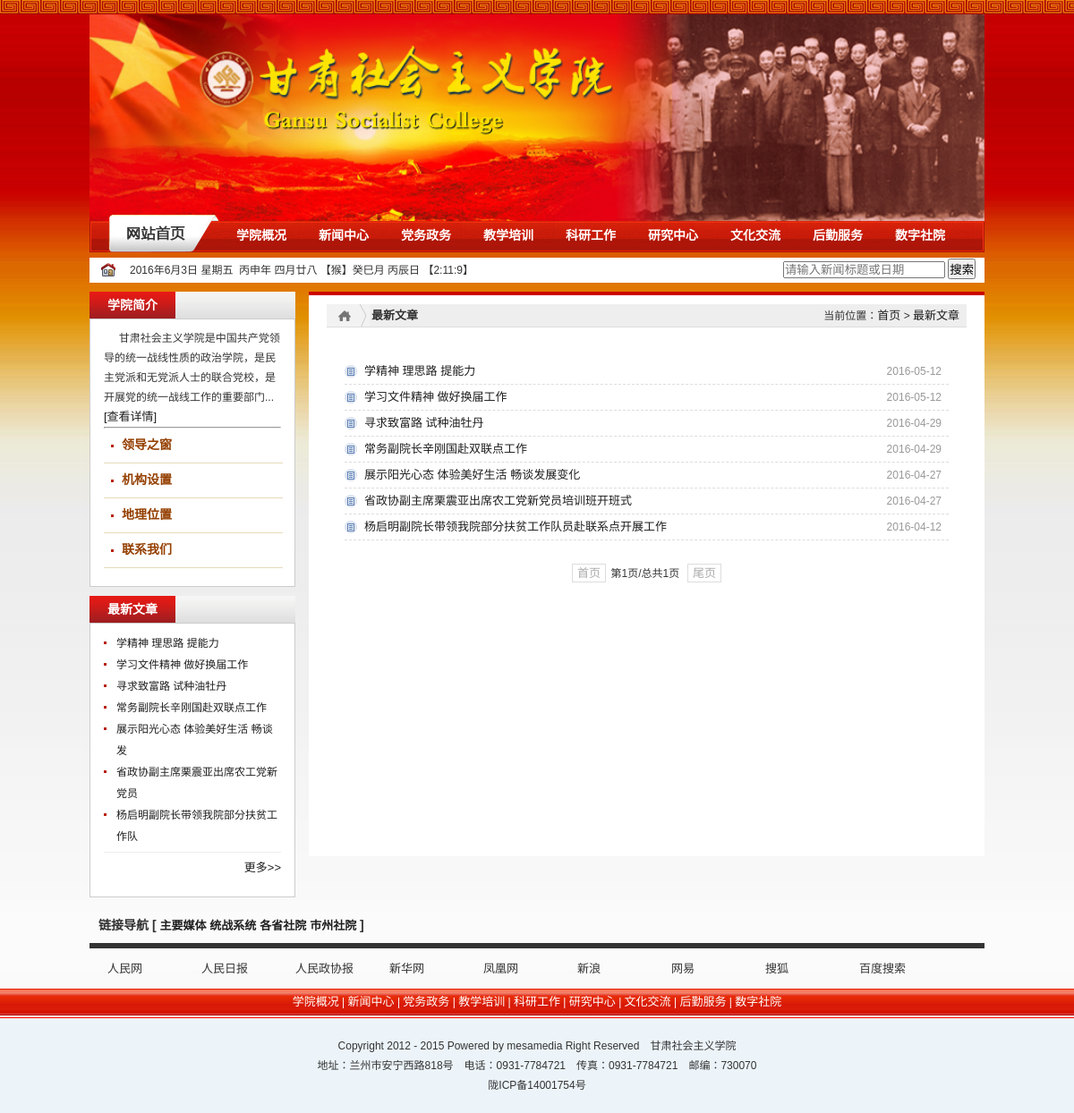
/more/, run on the app's committed database.
### gsshy/models.py (models this page shows, shortened)
class TopHandoverPicture(models.Model):
    title = models.CharField(u'图片名称', max_length=30)
    description = models.CharField(u'图片描述', max_length=50)
    image = models.ImageField(u'图片', upload_to='top_handover_picture/%Y/%m', blank=True, null=True)
    date_joined = models.DateTimeField(u'添加时间', auto_now_add=True)
    index = models.IntegerField(u'排列顺序', default=999)
    class Meta:
        verbose_name = u'置顶切换图片'
        verbose_name_plural = verbose_name
        ordering = ['id',]

class NavigationCategory(models.Model):
    name = models.CharField(u'导航名称', max_length=30, unique=True)
    index = models.IntegerField(u'排列顺序', default=999)
    class Meta:
        verbose_name = u'导航分类'
        verbose_name_plural = verbose_name
        ordering = ['id',]

class Category(models.Model):
    name = models.CharField(u'分类名称', max_length=30, unique=True)
    navigation_category = models.ForeignKey(NavigationCategory, verbose_name=u'所属导航分类')
    index = models.IntegerField(u'排列顺序', default=999)
    class Meta:
        verbose_name = u'分类'
        verbose_name_plural = verbose_name
        ordering = ['id',]

class Article(models.Model):
    STATUS_CHOICES = (
        ('no', u'草案'),
        ('yes', u'已发布'),
    )
    title = models.CharField(u'新闻标题', max_length=50)
    subtitle = models.CharField(u'副标题', max_length=30, blank=True, help_text=u'此新闻若要设置副标题，请添加新闻副标题')
    image_url = models.ImageField(u'新闻标题图片', upload_to='article/%Y/%m', blank=True, null=True, help_text=u'此新闻若要在首页轮播展示，请添加标题展示图片')
    content = models.TextField(u'新闻内容', blank=True, null=True)
    download_file1 = models.FileField(u'附件1', upload_to='file/%Y/%m', blank=True, null=True, help_text=u'此新闻若有下载附件，请添加相关附件')
    download_name1 = models.CharField(u'附件名称1', max_length=50, default=u'下载文件1', help_text=u'若已添加下载附件，请为附件填写名称')
    download_file2 = models.FileField(u'附件2', upload_to='file/%Y/%m', blank=True, null=True, help_text=u'此新闻若有下载附件，请添加相关附件')
    download_name2 = models.CharField(u'附件名称2', max_length=50, default=u'下载文件2', help_text=u'若已添加下载附件，请为附件填写名称')
    download_file3 = models.FileField(u'附件3', upload_to='file/%Y/%m', blank=True, null=True, help_text=u'此新闻若有下载附件，请添加相关附件')
    download_name3 = models.CharField(u'附件名称3', max_length=50, default=u'下载文件3', help_text=u'若已添加下载附件，请为附件填写名称')
    date_published = models.DateTimeField(u'发布时间')
    release_unit = models.ForeignKey(UserProfile, verbose_name=u'发布单位')
    news_category = models.ForeignKey(Category, verbose_name=u'新闻类别')
    status = models.CharField(u'文章状态', max_length=3, choices=STATUS_CHOICES, default='no')
    view_count = models.PositiveIntegerField(u'浏览次数', default=0)
    index = models.IntegerField(u'排列顺序', default=999)
    class Meta:
        verbose_name = u'文章'
        verbose_name_plural = verbose_name
        ordering = ['-date_published',]

class Link(models.Model):
    title = models.CharField(u'链接名称', max_length=30, unique=True)
    description = models.CharField(u'链接描述', max_length=50)
    callback_url = models.URLField(u'回调地址')
    date_joined = models.DateTimeField(u'添加时间', auto_now_add=True)
    link_category = models.ForeignKey(LinkCategory, verbose_name=u'链接类别')
    index = models.IntegerField(u'排列顺序', default=999)
    class Meta:
        verbose_name = u'友情链接'
        verbose_name_plural = verbose_name
        ordering = ['id',]

### gsshy/views.py (the view)
# urls.py: url(r'^more/$', latest_news, name='more'),
def latest_news(request):
    try:
        latest_news_list = [article for article in published_articles if is_latest_article(request, article.date_published)]
        latest_news_list = get_page(request, latest_news_list)
        return render(request, 'latest_news_list.html', locals())
    except Exception as e:
        logger.error(e)
        return render(request, 'index.html', locals())

### gsshy/views.py (called while the page is built)
def is_latest_article(request, date):
    date_published_timestamp = int(time.mktime(date.timetuple()))
    now_timestamp = int(time.mktime(timezone.now().timetuple()))
    seconds = now_timestamp - date_published_timestamp
    seconds_of_two_month = 2*30*24*60*60
    if seconds <= seconds_of_two_month:
        return True
    else:
        return False

def get_page(request, new_list):
    paginator = Paginator(new_list, 16)
    try:
        page = int(request.GET.get('page', 1))
        new_list = paginator.page(page)
    except (EmptyPage, InvalidPage, PageNotAnInteger):
        new_list = paginator.page(1)
    return new_list

### templates/latest_news_list.html (shortened to what this page needs)
{% extends 'list_news_base.html' %}
{% block new_list %}
    <div class="w750 fr">
        <div id="list_news">
				<h3 class="postion">
                    <span class="dq fl">最新文章</span>
                    <span class="pos fr">
                        当前位置：<a href="{% url 'gsshy:index' %}">首页</a> >
                        <a href="{% url 'gsshy:more' %}">最新文章</a>
                    </span>
                </h3>
            <div class="list_news">
                <ul>
                    {% for latest_new in latest_news_list %}
                        <li><a href="{% url 'gsshy:new' latest_new.id %}" >{{ latest_new.title|truncatechars:40 }}</a><span class="date">{{ latest_new.date_published|date:'Y-m-d' }}</span></li>
                    {% endfor %}
                </ul>
                <div id="flip">
                    <div class='digg4'>
                        {% if latest_news_list %}
                            <a href="?page=1">首页</a>
                        {% endif %}
                            第{{ latest_news_list.number }}页/总共{{ latest_news_list.paginator.num_pages }}页&nbsp;
                        {% if latest_news_list %}
                            <a href="?page={{ latest_news_list.paginator.num_pages }}">尾页</a>
                        {% endif %}
                    </div>
                </div>
            </div>
        </div>
    </div>
{% endblock %}

### templates/list_news_base.html (shortened to what this page needs)
{% load staticfiles %}
<!DOCTYPE html>
<html>
<head>
<link href="{% static 'css/reset.css' %}" rel="stylesheet" type="text/css" />
<link href="{% static 'css/common.css' %}" rel="stylesheet" type="text/css" />
<link href="{% static 'css/list.css' %}" rel="stylesheet" type="text/css" />
</head>
<body>
{% include 'header.html' %}
<div id="list">
    {% include 'list_left.html' %}
    {% block new_list %}
    {% endblock %}
</div>
{% include 'footer.html' %}
</body>
</html>

### templates/header.html (shortened to what this page needs)
{% load staticfiles %}
<link href="{% static 'css/menu.css' %}" rel="stylesheet" />
<div id="topline"></div>
<div id="top_box">
	<div id="top_banner">
		<div class="flash1">
			<div id="flash">
				<ul id="ContentID">
                    {% for pic in top_handover_pics %}
                        <li><img border=0 src="{{ MEDIA_URL }}{{ pic.image }}" width="1000" height="231"></li>
                    {% endfor %}
  				</ul>
  			</div>
		</div>
	</div>
	<div id="nav_box">
		<div class="nav" id="nav">
			<ul id="topnav">
				<li class="home"><a href="{% url 'gsshy:index' %}"></a></li>&nbsp;
                {% for navigation_category in navigation_category_list %}
                    <li class="nav_fr"><a href="{% url 'gsshy:nav' navigation_category.id %}" target="_blank">{{ navigation_category.name }}</a>
                    </li>
                {% endfor %}
			</ul>
		</div>
	</div>
</div>
<div id="top_ad">
	<div id="top_ad_box">
		<div id="time">
			<div class="date fl">
			</div>
            <div class="search" align="right">
                <form action="{% url 'gsshy:search' %}" method="post">
                    <input type="text" name="keyword" placeholder="请输入新闻标题或日期" size="20">
                    <button type="submit">搜索</button>
                </form>
            </div>
		</div>
	</div>
</div>

### templates/list_left.html (shortened to what this page needs)
{% load staticfiles %}
<div class="w230 fl">
    <div class="list_menu">
    	<div class="tit"><span class="on fl">学院简介</span></div>
    	<div class="border">
            &nbsp;&nbsp;&nbsp;&nbsp;&nbsp;甘肃社会主义学院是中国共产党领导的统一战线性质的政治学院，是民主党派和无党派人士的联合党校，是开展党的统一战线工作的重要部门...
    		<a href="{% url 'gsshy:introduce' %}" class="more">[查看详情]</a><hr>
    		<ul class="s_menu">
                {% for college_category in college_categories %}
                    <li><a href="{% url 'gsshy:category' college_category.id %}">{{ college_category.name }}</a></li>
                {% endfor %}
    		</ul>
    	</div>
    	<div class="tit" style="margin-top:10px;"><span class="on fl">最新文章</span></div>
    	<div class="news">
    		<ul class="n_txt">
                {% for latest_publish_new in latest_publish_news %}
                    <li><a href="{% url 'gsshy:new' latest_publish_new.id %}" >{{ latest_publish_new.title|truncatechars:17 }}</a></li>
                {% endfor %}
    		</ul>
            <div class="more">
                <a href="{% url 'gsshy:more' %}" >更多>></a>
            </div>
    	</div>
    </div>
</div>

### templates/footer.html (shortened to what this page needs)
{% load staticfiles %}
<div class="w1000 partners">
<h1 id="jj">
	链接导航
	[
		<a href="javascript:void(0)" class="hover" onmouseover="linkTag(this, 1, 'aa', 4)">主要媒体</a>
		<a href="javascript:void(0)" onmouseover="linkTag(this, 2, 'aa', 4)">统战系统</a>
		<a href="javascript:void(0)" onmouseover="linkTag(this, 3, 'aa', 4)">各省社院</a>
		<a href="javascript:void(0)" onmouseover="linkTag(this, 4, 'aa', 4)">市州社院</a>
	]
</h1>
{% for links in links_list %}
    <div class="partnersLinks" id="aa{{ links.index }}" style="{% if links.display == 0 %}display:none{% endif %} ">
        <ul>
            {% for link in links %}
                <li><a href="{{ link.callback_url }}" target="_blank">{{ link.title }}</a></li>
            {% endfor %}
        </ul>
    </div>
{% endfor %}
</div>
<div class="footer-column center">
    {% for navigation_category in navigation_category_list %}
        {% if forloop.last %}
            <a href="{% url 'gsshy:nav' navigation_category.id %}" target="_blank">{{ navigation_category.name }}</a>
        {% else %}
            <a href="{% url 'gsshy:nav' navigation_category.id %}" target="_blank">{{ navigation_category.name }}</a> |
        {% endif %}
    {% endfor %}
</div>
<div id="foot">
	<div class="copy_right">
		<div class="w1000">
			<p>Copyright 2012 - 2015 Powered by mesamedia Right Reserved　甘肃社会主义学院</p>
            <p>地址：兰州市安宁西路818号　电话：0931-7784721　传真：0931-7784721　邮编：730070</p>
            <p>陇ICP备14001754号</p>
		</div>
	</div>
</div>

### static/css/common.css (style rules this page uses)
BODY { line-height:22px; }
#topline { width:100%; height:16px;BACKGROUND: url(../images/top_bg.jpg) repeat-x left top; overflow:hidden; }
#top_box { width:1000px; margin:0 auto; }
#top_banner { width:100%; overflow:hidden }
#top_banner .flash1 { margin-left:0px; height:231px; overflow:hidden; }
#nav_box { width:100%; height:42px; POSITION: relative; }
#nav_box .nav { Z-INDEX: 100; POSITION: absolute; WIDTH: 100%;BACKGROUND: url(../images/nav_bg3.png) no-repeat center 0px; HEIGHT: 42px; padding-top:7px; LEFT: 0px; top:-7px; }
#nav_box .nav ul li { float:left; }
#nav_box .nav ul li a { font-family:"΢���ź�"; font-size:14px; font-weight:bold; color:#fff; line-height:34px; padding-left:20px; padding-right:20px; }
#nav_box .nav ul li.home { float:left; margin-left:0px; margin-right:0px; width:131px; margin-right:15px;_margin-right:10px; _width:auto; text-indent:999px; }
#nav_box .nav ul li.home a { display:block; width:131px; height:34px; padding-left:0px; padding-right:0px; }
#time { height:28px; line-height:28px; BACKGROUND:url(../images/time.png) no-repeat left center; margin-top:-3px; }
#time .date { height:28px; padding-left:35px; padding-right:10px; }
#top_ad { width:1000px; margin:2px auto; background:#fff; }
#top_ad #top_ad_box { width:980px; margin:0 auto; }
.partners H1 { BORDER-BOTTOM: #333333 6px solid; PADDING-BOTTOM: 8px; PADDING-LEFT: 10px; PADDING-RIGHT: 0px; FONT-SIZE: 14px; PADDING-TOP: 10px }
.partnersLinks { LINE-HEIGHT: 25px; MARGIN: 10px 20px 0px }
.partnersLinks A { COLOR: #333 }
.partnersLinks li { float:left; width:105px; height:25px; overflow:hidden }
.footer-column { LINE-HEIGHT: 30px; BACKGROUND-COLOR: #cc0000; HEIGHT: 30px; margin-top:10px;background: url(../images/foot_bg.jpg) repeat-x; }
.footer-column { COLOR: #fff }
.footer-column A { COLOR: #fff }
.center { TEXT-ALIGN: center }
#foot { margin-top:0px!important; }
#foot .copy_right { margin-top:2px; background-color:#ecf4f9; padding:10px 0px; border-top:1px #ff0000 solid; }
#foot .copy_right p { text-align:center; line-height:22px; }

### static/css/menu.css (style rules this page uses)
* { margin:0;padding:0; }
#nav { line-height: 42px; list-style-type: none; }
#nav a { display:block; text-align:center; padding:0px 7px;margin:0px 0px; }
#nav a:link { color:#fff; text-decoration:none; }
#nav li { float: left; margin:0px -2px; }

### data on the page
TopHandoverPicture: image (picture)
NavigationCategory: name "学院概况"
NavigationCategory: name "新闻中心"
NavigationCategory: name "党务政务"
NavigationCategory: name "教学培训"
NavigationCategory: name "科研工作"
NavigationCategory: name "研究中心"
NavigationCategory: name "文化交流"
NavigationCategory: name "后勤服务"
NavigationCategory: name "数字社院"
Category: name "领导之窗"
Category: name "机构设置"
Category: name "地理位置"
Category: name "联系我们"
Article: title "学精神 理思路 提能力", date_published "2016-05-12"
Article: title "学习文件精神 做好换届工作", date_published "2016-05-12"
Article: title "寻求致富路 试种油牡丹", date_published "2016-04-29"
Article: title "常务副院长辛刚国赴双联点工作", date_published "2016-04-29"
Article: title "展示阳光心态 体验美好生活 畅谈发", title "展示阳光心态 体验美好生活 畅谈发展变化", date_published "2016-04-27"
Article: title "省政协副主席栗震亚出席农工党新党员", title "省政协副主席栗震亚出席农工党新党员培训班开班式", date_published "2016-04-27"
Article: title "杨启明副院长带领我院部分扶贫工作队", title "杨启明副院长带领我院部分扶贫工作队员赴联系点开展工作", date_published "2016-04-12"
Link: title "人民网"
Link: title "人民日报"
Link: title "人民政协报"
Link: title "新华网"
Link: title "凤凰网"
Link: title "新浪"
Link: title "网易"
Link: title "搜狐"
Link: title "百度搜索"

### other printed values
{{ latest_news_list.number }} "1"
{{ latest_news_list.paginator.num_pages }} "1"
